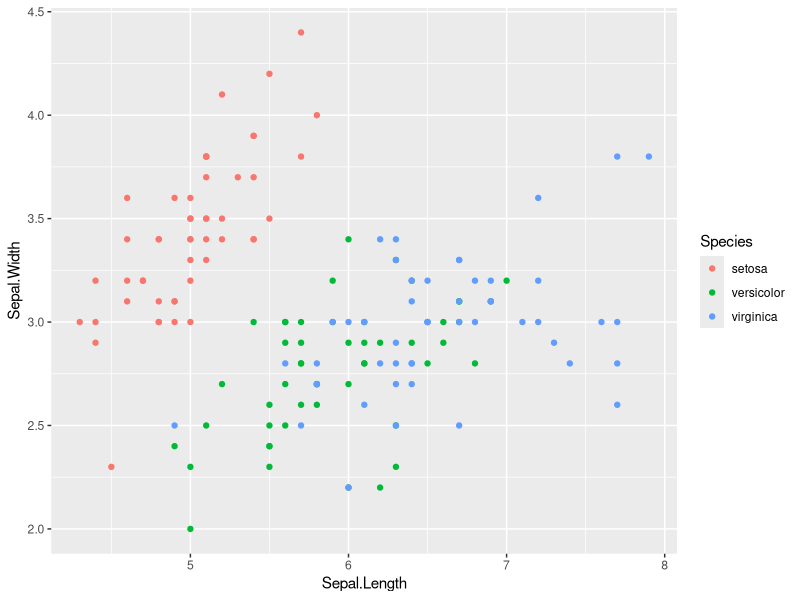
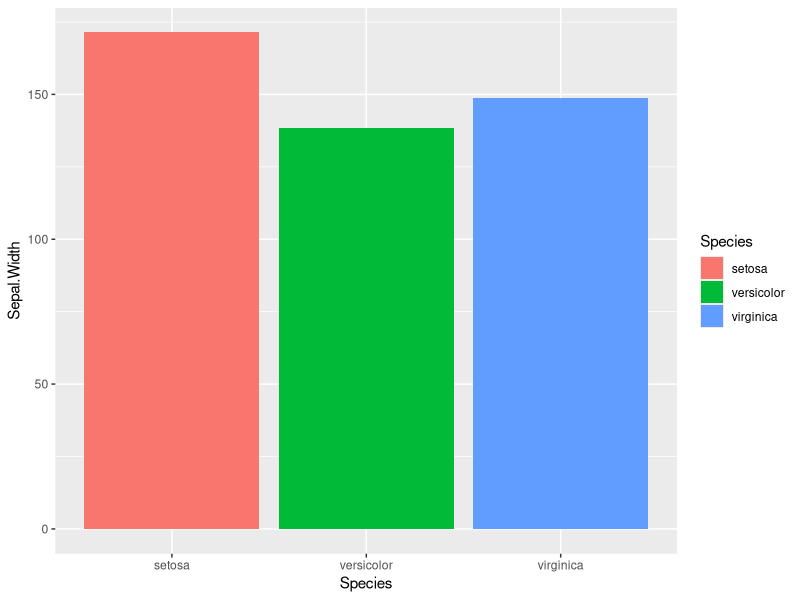
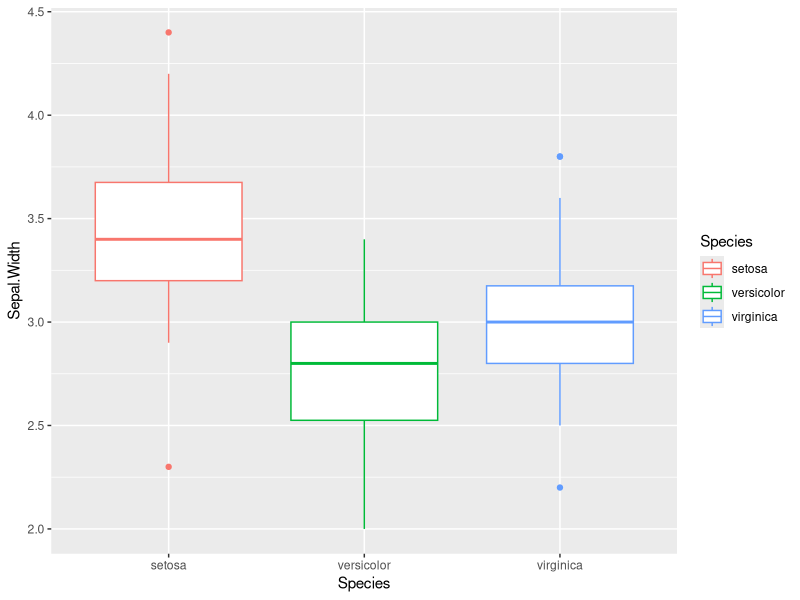
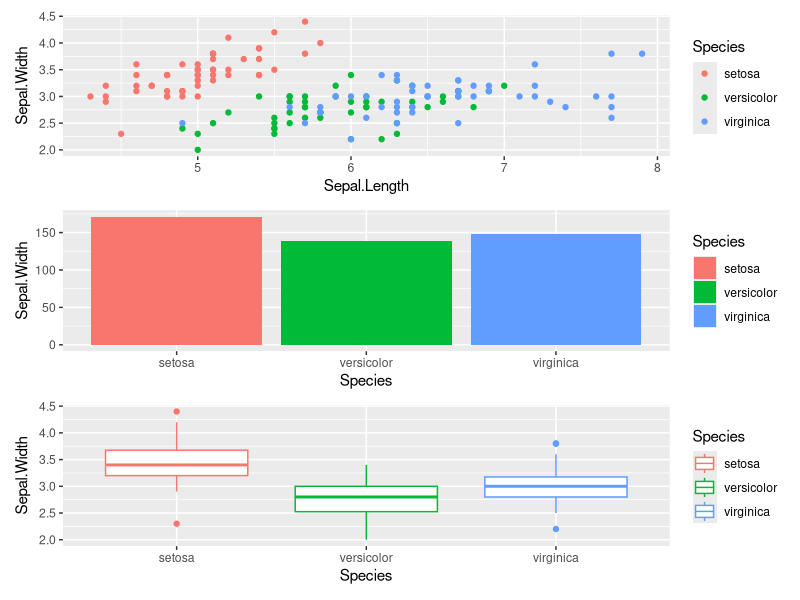
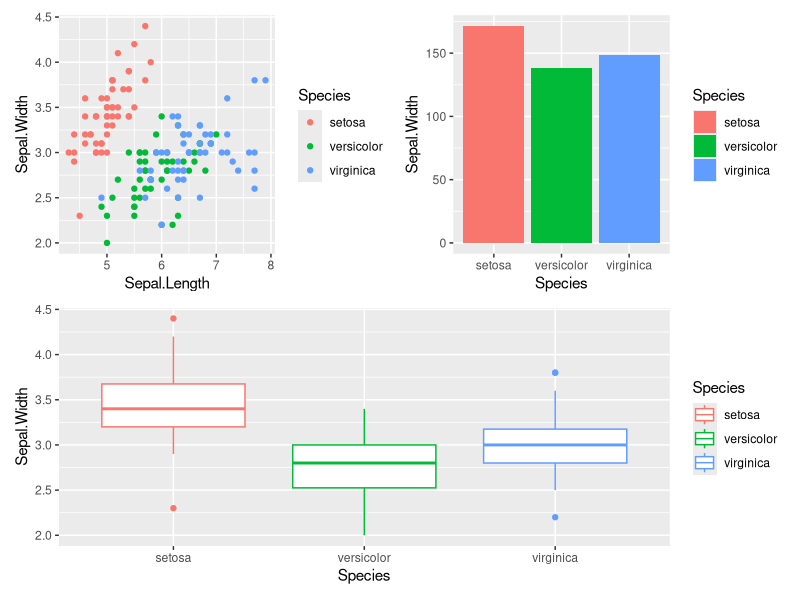
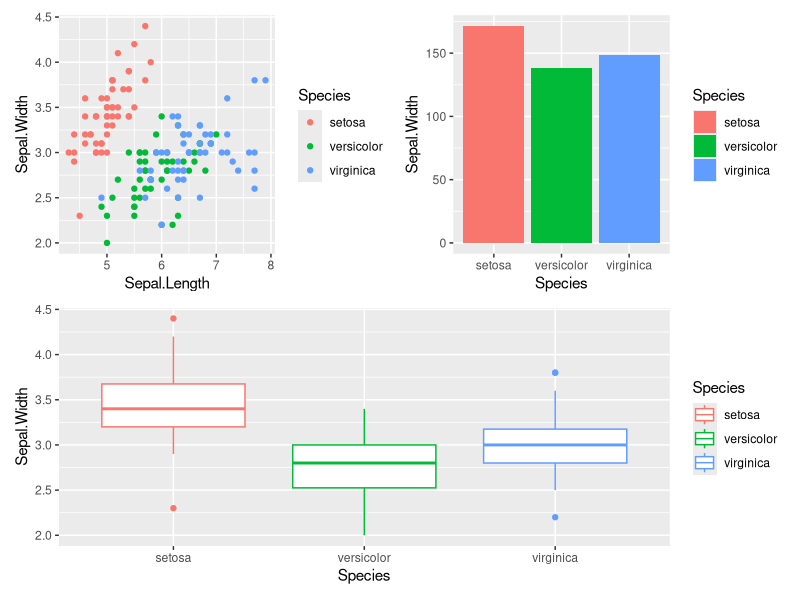

Generate these figures, in order, with R:
## ---- chunk 1
data("iris")
head(iris)
## ---- chunk 2
library("patchwork")
## ---- chunk 3
library("ggplot2")
## ---- chunk 4
ggp1 <- ggplot(iris,               
               aes(x = Sepal.Length,
                   y = Sepal.Width,
                   col = Species)) +
  geom_point()
ggp1 
## ---- chunk 5
ggp2 <- ggplot(iris,               
               aes(x = Species,
                   y = Sepal.Width,
                   fill = Species)) +
  geom_bar(stat = "identity")
ggp2
## ---- chunk 6
ggp3 <- ggplot(iris,              
               aes(x = Species,
                   y = Sepal.Width,
                   col = Species)) +
  geom_boxplot()
ggp3
## ---- chunk 7
ggp1 + ggp2 + ggp3 + plot_layout(ncol = 1)

ggp1 + ggp2 - ggp3 + plot_layout(ncol = 1)

ggp_sbs <- (ggp1 + ggp2) / ggp3   
ggp_sbs  
